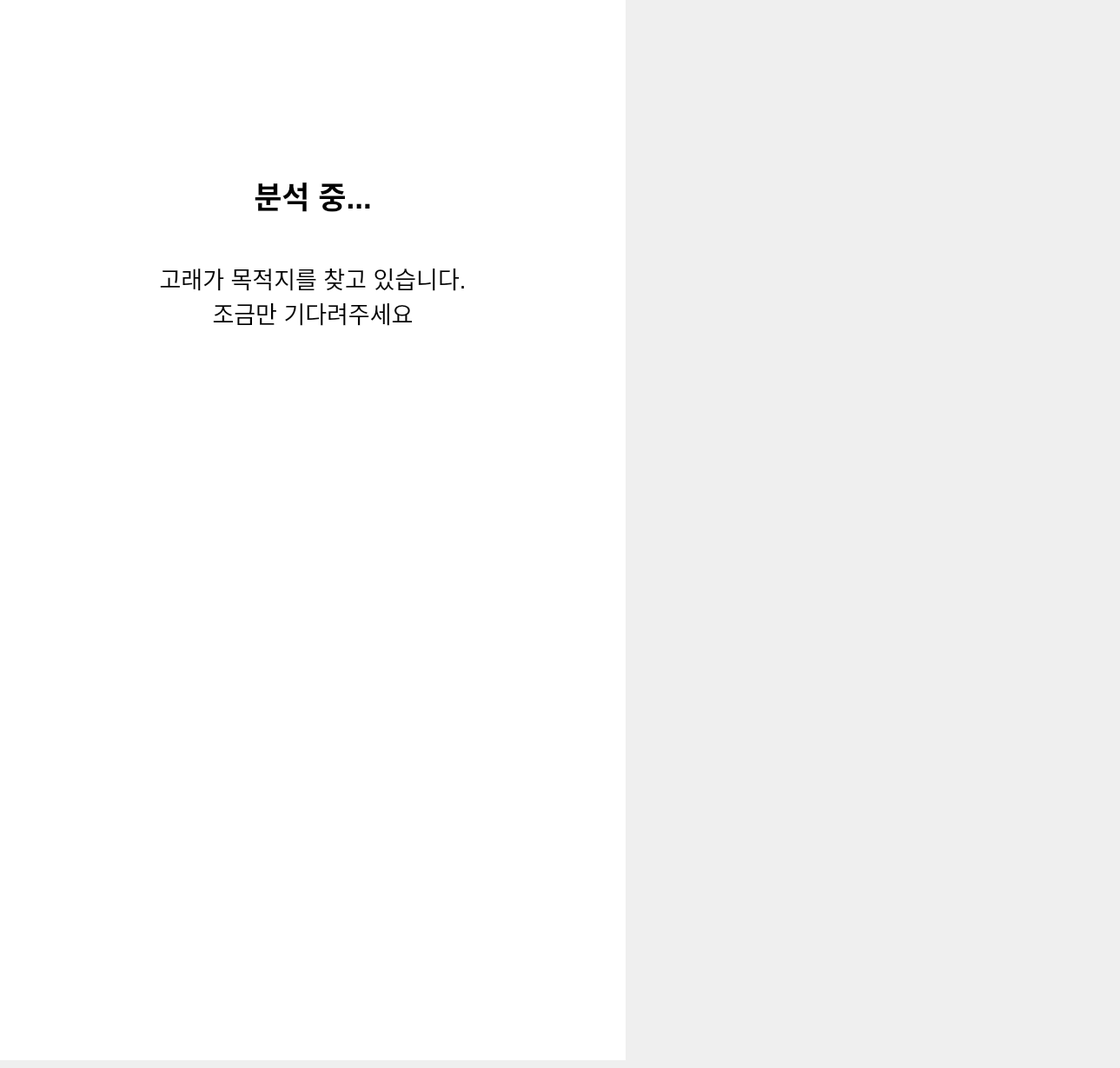
   <widget class="QWidget" name="page_16">
    <widget class="QLabel" name="p16_background_color_label">
     <property name="geometry">
      <rect>
       <x>0</x>
       <y>0</y>
       <width>720</width>
       <height>1220</height>
      </rect>
     </property>
     <property name="styleSheet">
      <string notr="true">background-color: rgb(255, 255, 255);</string>
     </property>
     <property name="text">
      <string/>
     </property>
    </widget>
    <widget class="QLabel" name="p16_background_wave_image_label">
     <property name="geometry">
      <rect>
       <x>-290</x>
       <y>360</y>
       <width>1280</width>
       <height>500</height>
      </rect>
     </property>
     <property name="text">
      <string/>
     </property>
     <property name="pixmap">
      <pixmap>source/wave_1280.png</pixmap>
     </property>
    </widget>
    <widget class="QLabel" name="p16_background_whale_image_label">
     <property name="geometry">
      <rect>
       <x>210</x>
       <y>450</y>
       <width>300</width>
       <height>163</height>
      </rect>
     </property>
     <property name="text">
      <string/>
     </property>
     <property name="pixmap">
      <pixmap>source/whale_300_r.png</pixmap>
     </property>
    </widget>
    <widget class="QLabel" name="p16_title_label">
     <property name="geometry">
      <rect>
       <x>0</x>
       <y>200</y>
       <width>720</width>
       <height>50</height>
      </rect>
     </property>
     <property name="font">
      <font>
       <pointsize>26</pointsize>
       <bold>true</bold>
      </font>
     </property>
     <property name="text">
      <string>분석 중...</string>
     </property>
     <property name="alignment">
      <set>Qt::AlignCenter</set>
     </property>
    </widget>
    <widget class="QLabel" name="p16_sentence_label">
     <property name="geometry">
      <rect>
       <x>0</x>
       <y>300</y>
       <width>720</width>
       <height>80</height>
      </rect>
     </property>
     <property name="font">
      <font>
       <pointsize>20</pointsize>
      </font>
     </property>
     <property name="text">
      <string>고래가 목적지를 찾고 있습니다.
조금만 기다려주세요</string>
     </property>
     <property name="alignment">
      <set>Qt::AlignCenter</set>
     </property>
    </widget>
   </widget>
